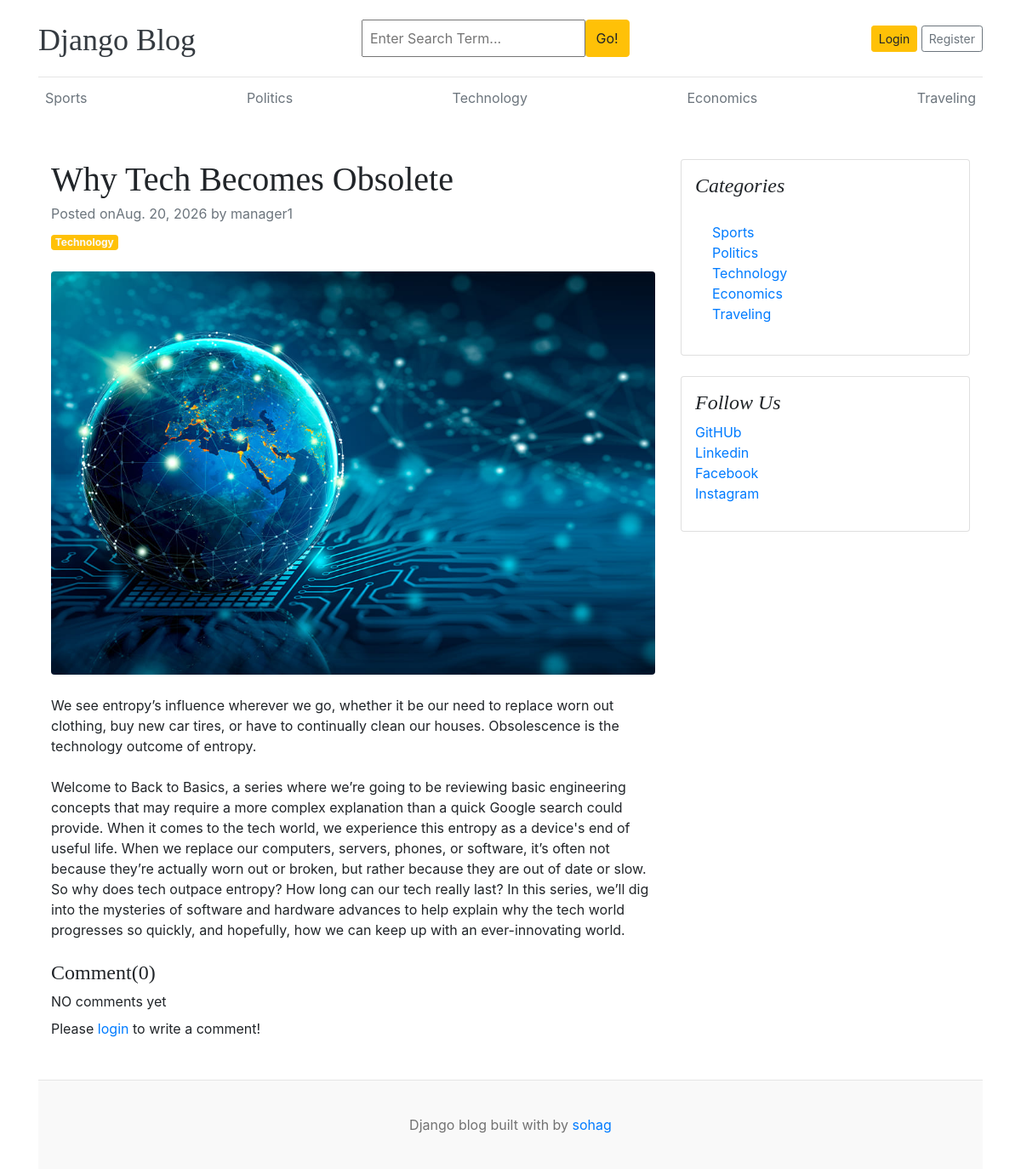
The app's page /blogs/why-tech-becomes-obsolete-14/ with its own data.
### blogs/models.py (models this page shows, shortened)
class Category(models.Model):
    category_name=models.CharField(max_length=50)
    created_at=models.DateField(auto_now_add=True)
    updated_at=models.DateField(auto_now=True)
    class Meta:
        verbose_name_plural='categories'
    def __str__(self):
        return self.category_name

class Blog(models.Model):
    title=models.CharField(max_length=100)
    slug =models.SlugField(max_length=150,unique=True,blank=True)
    category=models.ForeignKey(Category, on_delete=models.CASCADE)
    author =models.ForeignKey(User,on_delete=models.CASCADE)
    featured_image =models.ImageField(upload_to='uploads/%Y/%m/%d')
    short_description =models.TextField(max_length=550)
    blog_body = models.TextField(max_length=2100)
    status=models.CharField(max_length =30,choices=STATUS_CHOICES,default="Draft")
    is_featured=models.BooleanField(default=False)
    created_at=models.DateField(auto_now_add=True)
    updated_at=models.DateField(auto_now=True)

### linkMedia/models.py (models this page shows)
class SocialPlatform(models.Model):
    platform=models.CharField(max_length=30)
    link=models.URLField(max_length=120)
    created_at=models.DateField(auto_now_add=True)
    updated_at=  updated_at=models.DateField(auto_now=True)

### blogs/views.py (the view, shortened to what this page needs)
# urls.py: path('blogs/<slug:slug>/',BlogsView.blogs, name='blogs'),
def blogs(request,slug):
   single_blog=get_object_or_404(Blog,status='Published',slug=slug)
   comments=Comment.objects.filter(blog=single_blog)
   comment_count=comments.count()
   context={
      'single_blog':single_blog,
      'comments':comments,
      'comment_count':comment_count
   }
   return render(request,'blogs.html',context)

### blogs/context_processors.py (called while the page is built)
def get_categories(request):
    categories=Category.objects.all()
    return dict(categories=categories)

def get_social_link(request):
    social_link=SocialPlatform.objects.all()
    return dict(social_link=social_link)

### templates/blogs.html
{%extends 'base.html'%}
{%block content%}
<div class="container mt-5">
    <div class="row">
        <div class="col-lg-8">
            <article>
                <header class="mb-4">
                    <h1 class="fw-bolder mb-1">{{single_blog.title}}</h1>
                    <div class="text-muted fst-italic mb-2">Posted on{{single_blog.created_at}} by {{single_blog.author}}</div>
                    <a class="badge bg-warning text-decoration-none text-light" href="#!">{{single_blog.category}}</a>
                </header>
                <figure class="mb-4">
                    <img class="img-fluid rounded" src="{{single_blog.featured_image.url}}" alt="Blog Image"/>
                </figure>
                <section class="mb-5">
                    <p class="fs-5 mb-4">{{single_blog.short_description}}</p>
                     <p class="fs-5 mb-4">{{single_blog.blog_body}}</p>
                    <h4>Comment({{comment_count}})</h4>
                     {%if comments%}
                      {%for comment in comments%}
                            <div class="card mt-1">
                            <div class="card-body">
                                <p class="card-text mb-0">{{comment}}</p>
                                <span>
                                    <small class="text-muted">By {{comment.user}}</small> |
                                    <small class="text-muted">| {{comment.created_at | timesince}} ago</small>
                                </span>
                            </div>
                        </div>
                      {%endfor%}
                      {%else%}
                       NO comments yet
                       {%endif%}
                    <br>
                    <div class="form-group">
                        {%if user.is_authenticated%}
                        <form action="#" method="POST">
                            {% csrf_token %}
                            <div class="form-group">
                                <textarea name="comment" class="form-control" rows="3" placeholder="Write your comment"></textarea>
                                <input type="submit" value="Submit" class="btn btn-primary mt-2">
                            </div>
                        </form>
                        {%else%}
                        <p class="mt-2">Please <span><a href=" {%  url 'login' %} ">login</a></span> to write a comment!</p>
                        {%endif%}
                    </div>
                </section>
            </article>
        </div>
        <div class="col-lg-4">
            <div class="card mb-4 p-3">
                <h4 class="font-italic">Categories</h4>
                <div class="card-body">
                    <div class="row">
                        <div class="col-sm-6">
                            <ul class="list-unstyled mb-0">
                                {%for cat in categories%}
                                <li><a href="{%url 'posts_by_category' cat.id %}">{{cat.category_name}}</a></li>
                                {% endfor %}
                            </ul>
                        </div>
                    </div>
                </div>
            </div>
             {%if social_link%}
                <div class="card mb-4 p-3">
                    <h4 class="font-italic">Follow Us</h4>
                    <ol class="list-unstyled">
                      {%for i in social_link%}
                       <li><a href="{{i.link}}"target="_blank">{{i.platform}}</a></li>
                     {%endfor%}
                    </ol>
                </div>
           {%endif%}
        </div>
    </div>
</div>
{%endblock%}

### templates/base.html (shortened to what this page needs)
{%load static%}
<!DOCTYPE html>
<html lang="en">
<head>
    <link href="https://getbootstrap.com/docs/4.0/dist/css/bootstrap.min.css" rel="stylesheet">
    <link href="{% static 'css/blog.css'%}" rel="stylesheet">
    <link rel="stylesheet" href="https://cdnjs.cloudflare.com/ajax/libs/font-awesome/4.7.0/css/font-awesome.min.css">
  </head>
<body>
    <div class="container">
      <header class="blog-header py-3">
        <div class="row flex-nowrap justify-content-between align-items-center">
          <div class="col-4 pt-1">
            <a class="blog-header-logo text-dark" href="/">Django Blog</a>
          </div>
          <div class="col-4">
            <form action="{% url 'search' %}" method="GET">
                 <div class="input-group">
                    <input class="p-2 w-75" type="text"  name="keyword" value="{{keyword}}" placeholder="Enter Search Term..." aria-label="Enter">
                    <button class="btn btn-warning" id="button-search" type="submit">Go!</button>
                    </div>
            </form>
          </div>
          <div class="col-4 d-flex justify-content-end align-items-center">
            {%if not user.is_authenticated %}
            <a class="btn btn-sm btn-warning" href="{%url 'login'%}">Login</a> &nbsp;
            <a class="btn btn-sm btn-outline-secondary" href="{%url 'register'%}">Register</a>
            {%else%}
            <span><a href="{%url 'dashboard'%}">Dashboard</a></span>
            &emsp;
            <span><a href="{%url 'logout'%}">Logout</a></span>
            {%endif%}
          </div>
        </div>
      </header>
      <div class="nav-scroller py-1 mb-2">
        <nav class="nav d-flex justify-content-between">
          {% for cat in categories%}
          <a class="p-2 text-muted" href="{% url 'posts_by_category' cat.pk%}">{{cat.category_name}}</a>
          {% endfor %}
        </nav>
      </div>
{% block content %}
{% endblock %}
<footer class="blog-footer">
  <p>Django blog built with by <a href="https://github.com/Rafin-Tahsin-Sohag-25">sohag</a></p>
</footer>
</body>
</html>

### blog_main/static/css/blog.css (style rules this page uses)
.blog-header { border-bottom: 1px solid #e5e5e5; }
.blog-header-logo { font-family: "Playfair Display", Georgia, "Times New Roman", serif; font-size: 2.25rem; }
h1, h2, h3, h4, h5, h6 { font-family: "Playfair Display", Georgia, "Times New Roman", serif; }
.blog-footer { padding: 2.5rem 0; color: #727272; text-align: center; background-color: #f9f9f9; border-top: .05rem solid #e5e5e5; }
.blog-footer p:last-child { margin-bottom: 0; }

### records on screen
Category: category_name "Sports"
Category: category_name "Politics"
Category: category_name "Technology"
Category: category_name "Economics"
Category: category_name "Traveling"
Blog: title "Why Tech Becomes Obsolete", created_at "Aug. 20, 2026", author "manager1", category "Technology", featured_image (picture), short_description "We see entropy’s influence wherever we go, whether it be our need to replace worn out clothing, buy new car tires, or have to continually clean our houses. Obsolescence is the technology outcome of entropy.", blog_body "Welcome to Back to Basics, a series where we’re going to be reviewing basic engineering concepts that may require a more complex explanation than a quick Google search could provide. When it comes to the tech world, we experience this entropy as a device's end of useful life. When we replace our computers, servers, phones, or software, it’s often not because they’re actually worn out or broken, but rather because they are out of date or slow. So why does tech outpace entropy? How long can our tech really last? In this series, we’ll dig into the mysteries of software and hardware advances to help explain why the tech world progresses so quickly, and hopefully, how we can keep up with an…"
SocialPlatform: platform "GitHUb"
SocialPlatform: platform "Linkedin"
SocialPlatform: platform "Facebook"
SocialPlatform: platform "Instagram"

### other values on screen
{{ comment_count }} "0"
